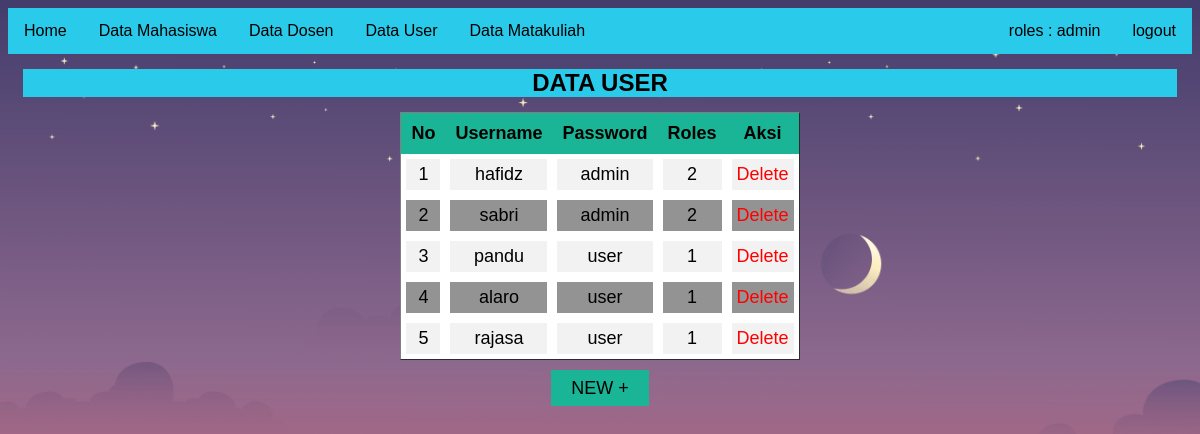
Screenshot of /dataUser.php with the database file from the repository.
### tables this page shows
CREATE TABLE `datalogin` (
  `noUser` int(11) NOT NULL,
  `username` varchar(25) NOT NULL,
  `password` varchar(25) NOT NULL,
  `roles` int(2) NOT NULL
);

### dataUser.php (the view)
<!DOCTYPE html>
<html lang="en">
<link href="ulli.css" type="text/css" rel="stylesheet">
<body>
    <ul>
        <li><a href="dashboard.php">Home</a></li>
        <li><a href="dataMhs.php">Data Mahasiswa</a></li>
        <li><a href="dataDsn.php">Data Dosen</a></li>
        <li><a href="dataUser.php">Data User</a></li>
        <li><a href="dataMatKul.php">Data Matakuliah</a></li>
        <li style="float: right;"><a href="login.php">logout</a></li>
        <li style="float: right;"><a href="roles.php">roles : admin</a></li>
    </ul>
    <center>
        <h2> DATA USER </h2>
    </center>
    <center>
    <table id="customers" border="1" cellspacing="0" cellpadding="5">
        <tr>
            <th>No</th>
            <th>Username</th>
            <th>Password</th>
            <th>Roles</th>
            <th>Aksi</th>
        </tr>
        <?php
        include 'koneksi.php';
        $no = 1;
        $data = mysqli_query($koneksi, "select * from datalogin");
        while ($d = mysqli_fetch_array($data))  {
        ?>
            <tr>
                <td><?php echo $no++; ?></td>
                <td><?php echo $d['username']; ?></td>
                <td><?php echo $d['password']; ?></td>
                <td><?php echo $d['roles']; ?></td>
                <td><a href="hapusUser.php?del=<?php echo $d['noUser']; ?>" style="text-decoration: none; color :red">Delete</a></td>
            </tr>
        <?php
        }
        ?>
    </table>
</center>
<br>
<center>
<a class="btnsubmit" href="tambahUser.php">NEW +</a>
</center>
</body>
</html>

### ulli.css (style rules this page uses)
h2 { font-family: 'aferd', sans-serif; background-color: #2acaea; margin: 15px; }
body { background: url(bg.jpg); background-size: cover; background-repeat: no-repeat; }
ul { transition:background-color 200ms ease; transition-duration: 0.2s; list-style-type: none; margin: 0; padding: 0; overflow: hidden; background-color: #2acaea; }
li { transition:background-color 200ms ease; transition-duration: 0.2s; float: left; }
li a { transition:background-color 200ms ease; transition-duration: 0.2s; display: flex; color: black; text-align: left; padding: 14px 16px; text-decoration: none; font-family: 'aferd', sans-serif; }
tr td { border: 5px solid white; transition:background-color 200ms ease; transition-duration: 0.2s; }
tr:nth-child(even) { background-color: #f2f2f2; border: 0px ; padding: 30px; text-align: center; color : rgb(0, 0, 0); font-family: 'aferd', sans-serif; font-size: large; transition-duration: 0.4s; }
tr:nth-child(odd) { background-color: #939393; border: 0px ; padding: 100px; text-align: center; color : rgb(0, 0, 0); font-family: 'aferd', sans-serif; font-size: large;transition-duration: 0.4s; }
th { border: 1px ; padding: 10px; text-align: center; background-color:rgb(25, 181, 150); color : rgb(0, 0, 0); font-family: 'aferd', sans-serif; font-size: large; }
.btnsubmit { background-color: rgb(25, 181, 150); border: 0px solid #124d61; color: #000000; margin: 4px 2px; padding: 8px 20px; transition-duration: 0.4s; text-decoration: none; font-family: 'aferd',sans-serif; font-size: large; }

### rows the page displays
datalogin: username "hafidz", password "admin", roles "2"
datalogin: username "sabri", password "admin", roles "2"
datalogin: username "pandu", password "user", roles "1"
datalogin: username "alaro", password "user", roles "1"
datalogin: username "rajasa", password "user", roles "1"
